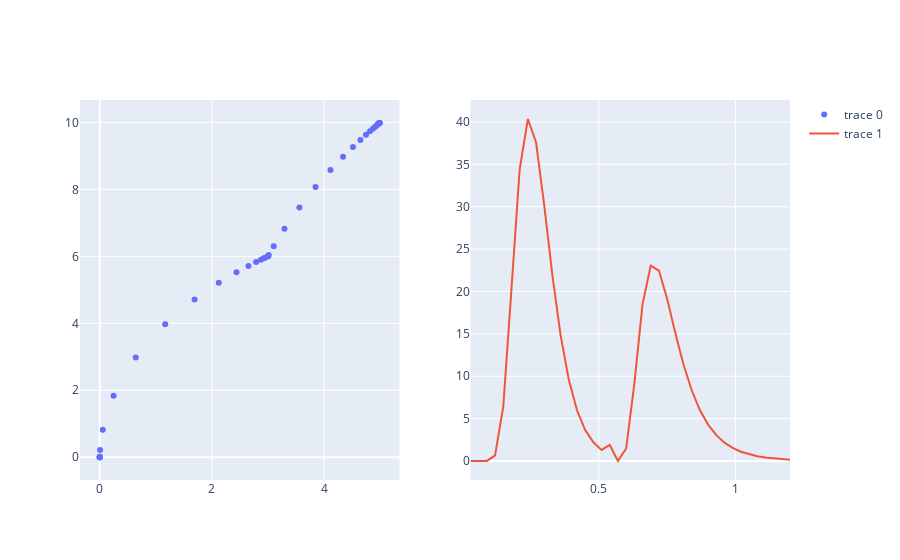

Write notebook code for a chart like this one.
### Code cell
fig = make_subplots(rows = 1, cols = 2)
fig.add_trace(
    go.Scatter(
        x=points[:,0],
        y=points[:,1],
        mode="markers"
    ),
    row=1, col=1
)
fig.add_trace(
    go.Scatter(
        x=velocities[1],
        y=velocities[0],
    ),
    row=1, col=2
)
